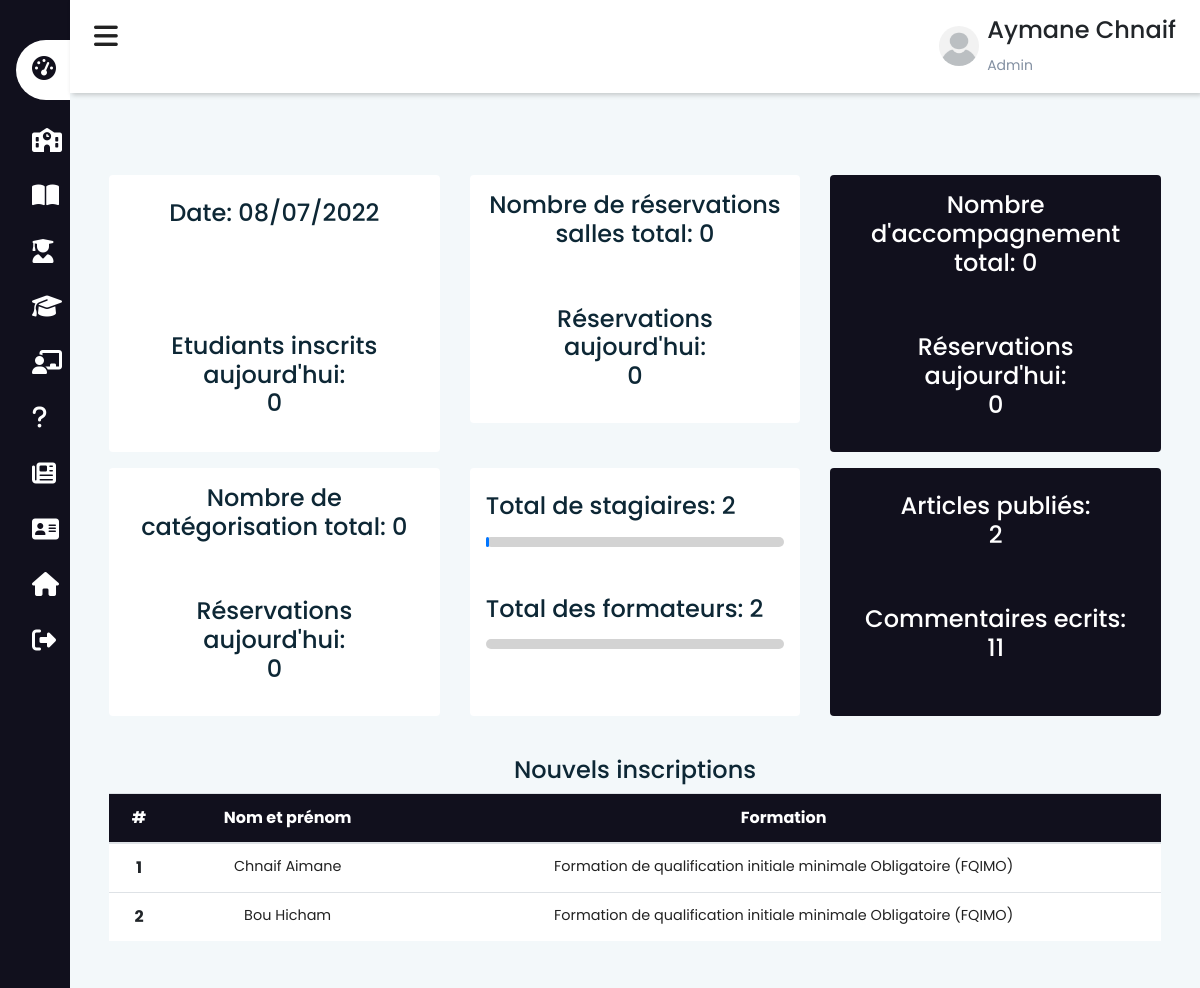
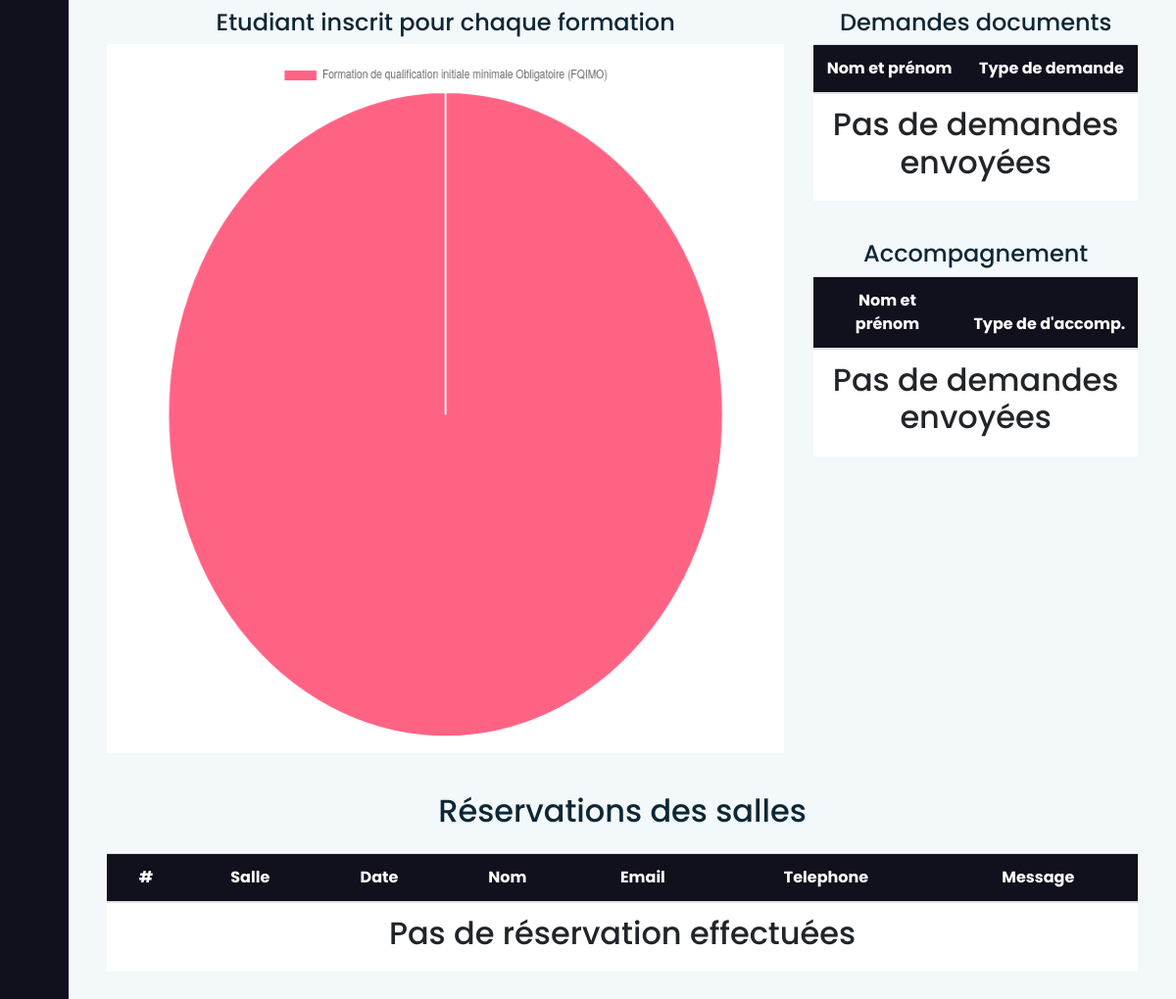
/admin/dashboard (signed in), run on the app's committed database (2 pictures, top to bottom).
### tables this page shows
CREATE TABLE `etudiant` (
  `etud_id` int(11) NOT NULL,
  `etud_nom` varchar(200) NOT NULL,
  `etud_nom_arab` varchar(200) NOT NULL,
  `etud_prenom` varchar(200) NOT NULL,
  `etud_prenom_arabe` varchar(200) NOT NULL,
  `etud_email` varchar(200) NOT NULL,
  `etud_telephone` varchar(200) NOT NULL,
  `etud_motdepasse` varchar(200) NOT NULL,
  `etud_cin` varchar(200) NOT NULL,
  `etud_formation` int(11) NOT NULL,
  `etud_naissance` date NOT NULL,
  `etud_lieu_naissance` varchar(50) NOT NULL,
  `etud_adress` varchar(200) NOT NULL,
  `etud_permis` varchar(200) NOT NULL,
  `etud_cat_permis` varchar(200) NOT NULL,
  `etude_carte_pro` varchar(200) NOT NULL,
  `etud_permis_obt` date NOT NULL DEFAULT current_timestamp(),
  `etud_scan_cin` varchar(200) NOT NULL,
  `etud_scan_permis` varchar(200) NOT NULL,
  `etud_scan_visite` varchar(200) NOT NULL,
  `etud_promos` int(11) DEFAULT NULL,
  `etud_image` varchar(500) NOT NULL,
  `etud_inscription` date NOT NULL DEFAULT current_timestamp()
);

CREATE TABLE `formation` (
  `for_id` int(11) NOT NULL,
  `for_nom` varchar(200) NOT NULL,
  `for_nom_arab` varchar(200) NOT NULL,
  `for_pres` text NOT NULL,
  `for_pres_arab` text NOT NULL,
  `for_descr` text NOT NULL,
  `for_desc_arab` text NOT NULL
);

### admin/dashboard.php (the view, shortened to what the rows shown need)
<?php include_once "../session.php"; ?>
<?php
$etudparforma = $data->getEtudiantparFormation();
$etudiantsinscrit = $data->getEtudiantInscri();
$diplomes = $data->getDiplome();
$attestations = $data->getAttestation();
$reservations = $data->getReservations();
$iso = $data->getiso();
$douane = $data->getdouane();
$i = 1;
foreach ($etudparforma as $etud) {
    $nombreEtudiant[] = $etud['nombre_total'];
    $formation[] = $etud['for_nom'];
}
?>
<!DOCTYPE html>
<html lang="fr">
<head>
    <?php
        include_once "../includes/header.php";
    ?>
</head>
<body>
    <div class="main-content">
        <div class="container-fluid">
            <header>
                <?php include 'admin.php' ?>
            </header>
            <main>
                <div class="row">
                    <div class="col-md-12">
                        <table class="table bg-white">
                            <thead class="text-center text-white" style="background-color: #11101d;">
                                <tr>
                                    <th scope="col">#</th>
                                    <th scope="col">Nom et prénom</th>
                                    <th scope="col">Formation</th>
                                </tr>
                            </thead>
                            <tbody class="text-center">
                                <?php
                                if (empty($etudiantsinscrit)) {
                                ?>
                                    <tr>
                                        <th scope="row" colspan="3">
                                            <h2>Pas d'étudiant inscrit</h2>
                                        </th>
                                    </tr>
                                    <?php
                                } else {
                                    foreach ($etudiantsinscrit as $inscrit) {
                                    ?>
                                        <tr>
                                            <th scope="row"><?php echo $i ?></th>
                                            <td><?php echo $inscrit['etud_nom'] . " " . $inscrit['etud_prenom']; ?></td>
                                            <td><?php echo $inscrit['for_nom'] ?></td>
                                        </tr>
                                <?php
                                        $i++;
                                    }
                                }
                                ?>
                            </tbody>
                        </table>
                    </div>
                    <div class="col-md-4 text-center">
                        <table class="table bg-white">
                            <thead class="text-center text-white" style="background-color: #11101d;">
                                <tr>
                                    <th>Nom et prénom</th>
                                    <th>Type de demande</th>
                                </tr>
                            </thead>
                            <tbody class="text-center">
                                <?php
                                if (empty($diplomes) && empty($attestations)) {
                                ?>
                                    <tr>
                                        <th scope="row" colspan="3">
                                            <h2>Pas de demandes envoyées</h2>
                                        </th>
                                    </tr>
                                    <?php
                                }
                                ?>
                            </tbody>
                        </table>
                        <table class="table bg-white">
                            <thead class="text-center text-white" style="background-color: #11101d;">
                                <tr>
                                    <th>Nom et prénom</th>
                                    <th>Type de d'accomp.</th>
                                </tr>
                            </thead>
                            <tbody class="text-center">
                                <?php
                                if (empty($iso) && empty($douane)) {
                                ?>
                                    <tr>
                                        <th scope="row" colspan="2">
                                            <h2>Pas de demandes envoyées</h2>
                                        </th>
                                    </tr>
                                    <?php
                                }
                                ?>
                            </tbody>
                        </table>
                    </div>
                    <div class="col-md-12">
                        <div class="text-center pt-3 text-color">
                            <h2 class="pt-4">Réservations des salles</h2>
                        </div>
                        <table class="table bg-white mt-4">
                            <thead class="text-center text-white" style="background-color: #11101d;">
                                <tr>
                                    <th scope="col">#</th>
                                    <th scope="col">Salle</th>
                                    <th scope="col">Date</th>
                                    <th scope="col">Nom</th>
                                    <th scope="col">Email</th>
                                    <th scope="col">Telephone</th>
                                    <th scope="col">Message</th>
                                </tr>
                            </thead>
                            <tbody class="text-center">
                                <?php
                                if (empty($reservations)) {
                                ?>
                                    <tr>
                                        <th scope="row" colspan="7">
                                            <h2>Pas de réservation effectuées</h2>
                                        </th>
                                    </tr>
                                    <?php
                                }
                                ?>
                            </tbody>
                        </table>
                    </div>
                </div>
            </main>
        </div>
    </div>
    <script>
        const data = {
            labels: <?php echo json_encode($formation) ?>,
            datasets: [{
                label: 'My First Dataset',
                data: <?php echo json_encode($nombreEtudiant) ?>,
                backgroundColor: [
                    'rgb(255, 99, 132)',
                    'rgb(54, 162, 235)',
                    'rgb(255, 205, 86)'
                ],
                hoverOffset: 4
            }]
        };
        /*const labels = <?php
                            ?>;
        const data = {
            labels: labels,
            datasets: [{
                label: 'Formation',
                data: <?php
                        ?>,
                backgroundColor: [
                    'rgba(255, 99, 132, 0.2)',
                    'rgba(255, 159, 64, 0.2)',
                    'rgba(255, 205, 86, 0.2)',
                    'rgba(75, 192, 192, 0.2)',
                    'rgba(54, 162, 235, 0.2)',
                    'rgba(153, 102, 255, 0.2)',
                    'rgba(201, 203, 207, 0.2)',
                ],
                borderColor: [
                    'rgb(255, 99, 132)',
                    'rgb(255, 159, 64)',
                    'rgb(255, 205, 86)',
                    'rgb(75, 192, 192)',
                    'rgb(54, 162, 235)',
                    'rgb(153, 102, 255)',
                    'rgb(201, 203, 207)'
                ],
                borderWidth: 1
            }]
        };*/
        const config = {
            type: 'pie',
            data: data,
        };
        /*const config = {
            type: 'bar',
            data: data,
            options: {
                scales: {
                    y: {
                        beginAtZero: true
                    }
                }
            },
        };*/
        const myChart = new Chart(
            document.getElementsByClassName('myChart'),
            config
        );
    </script>
</body>
</html>

### data on the page
etudiant: etud_nom "Chnaif", etud_prenom "Aimane", etud_formation.for_nom "Formation de qualification initiale minimale Obligatoire (FQIMO)"
etudiant: etud_nom "Bou", etud_prenom "Hicham", etud_formation.for_nom "Formation de qualification initiale minimale Obligatoire (FQIMO)"

### other printed values
$_SESSION['prenom'] "Aymane"
$_SESSION['nom'] "Chnaif"
$etudiantdate "0"
$sallenumb "0"
$salledate "0"
$countiso "0"
$countisodate "0"
$countdaounae "0"
$countdouanedate "0"
$total_etud "2"
$total_prof "2"
$total_article "2"
$com_total "11"
